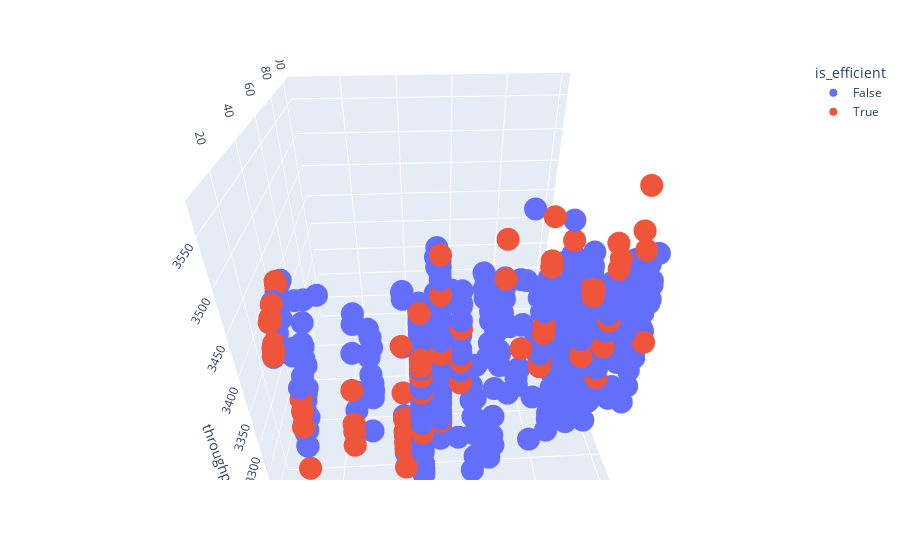

The code cell stored with this chart in its notebook:
### Code cell
import plotly.express as px

fig = px.scatter_3d(df, x='cost', y='wip', z='throughput', hover_data=['cost', 'Generation', 'population_number', 'agg_fitness'],
              color=df['is_efficient'], color_continuous_scale=px.colors.sequential.Plotly3)
fig.show()

### Figure 1 — Plotly figure (JSON) as saved in the notebook; plotly's stock layout.template omitted (floating-point values rounded to 4 significant figures; data arrays with more than 128 entries replaced by an {"elided": "..."} marker saying what was removed)
{"data": [{"customdata": {"elided": "847x3 float values"}, "hovertemplate": "is_efficient=False<br>cost=%{x}<br>wip=%{y}<br>throughput=%{z}<br>Generation=%{customdata[0]}<br>population_number=%{customdata[1]}<br>agg_fitness=%{customdata[2]}<extra></extra>", "legendgroup": "False", "marker": {"color": "#636efa", "symbol": "circle"}, "mode": "markers", "name": "False", "scene": "scene", "showlegend": true, "type": "scatter3d", "x": {"elided": "847 int values"}, "y": {"elided": "847 float values"}, "z": {"elided": "847 int values"}}, {"customdata": {"elided": "67x3 float values"}, "hovertemplate": "is_efficient=True<br>cost=%{x}<br>wip=%{y}<br>throughput=%{z}<br>Generation=%{customdata[0]}<br>population_number=%{customdata[1]}<br>agg_fitness=%{customdata[2]}<extra></extra>", "legendgroup": "True", "marker": {"color": "#EF553B", "symbol": "circle"}, "mode": "markers", "name": "True", "scene": "scene", "showlegend": true, "type": "scatter3d", "x": [80000, 90000, 90000, 95000, 75000, 85000, 85000, 95000, 90000, 90000, 85000, 40000, 85000, 50000, 55000, 55000, 50000, 70000, 55000, 100000, 75000, 50000, 75000, 75000, 75000, 75000, 75000, 45000, 85000, 45000, 95000, 45000, 45000, 90000, 65000, 65000, 45000, 45000, 45000, 90000, 40000, 40000, 40000, 40000, 40000, 40000, 10000, 55000, 50000, 10000, 10000, 25000, 5000, 50000, 5000, 25000, 5000, 5000, 25000, 5000, 5000, 25000, 5000, 5000, 10000, 5000, 5000], "y": [13.1, 12.54, 8.601, 13.97, 13.51, 8.716, 8.981, 11.95, 9.558, 9.655, 8.978, 9.14, 9.091, 11.08, 9.958, 9.593, 10.09, 10.38, 9.938, 8.608, 11.22, 11.87, 9.888, 9.478, 10.94, 10.41, 9.796, 10.53, 10.42, 10.84, 9.164, 10.52, 10.48, 8.683, 13.11, 11.66, 9.895, 9.452, 10.54, 8.686, 14.39, 18.78, 13.77, 13.24, 12.37, 12.52, 17.14, 10.71, 10.62, 22.13, 21.14, 21.83, 30.01, 9.854, 36.92, 17.63, 37.1, 24.96, 15.36, 22.34, 25.26, 18.11, 37.26, 23.59, 18.98, 23.45, 26.52], "z": [3520, 3517, 3368, 3569, 3543, 3397, 3470, 3530, 3497, 3508, 3400, 3235, 3477, 3471, 3393, 3365, 3403, 3405, 3366, 3413, 3504, 3512, 3425, 3383, 3498, 3433, 3390, 3392, 3478, 3452, 3517, 3386, 3372, 3409, 3523, 3485, 3351, 3291, 3395, 3441, 3334, 3385, 3296, 3277, 3251, 3262, 3199, 3432, 3404, 3299, 3283, 3311, 3413, 3307, 3417, 3260, 3421, 3375, 3247, 3366, 3403, 3271, 3424, 3373, 3266, 3370, 3405]}], "layout": {"autosize": true, "legend": {"title": {"text": "is_efficient"}, "tracegroupgap": 0}, "margin": {"t": 60}, "scene": {"aspectmode": "auto", "aspectratio": {"x": 1, "y": 1, "z": 1}, "camera": {"center": {"x": 0, "y": 0, "z": 0}, "eye": {"x": -0.08164, "y": -1.379, "z": 0.9056}, "projection": {"type": "perspective"}, "up": {"x": 0, "y": 0, "z": 1}}, "domain": {"x": [0, 1], "y": [0, 1]}, "xaxis": {"title": {"text": "cost"}, "type": "linear"}, "yaxis": {"title": {"text": "wip"}, "type": "linear"}, "zaxis": {"title": {"text": "throughput"}, "type": "linear"}}}}
